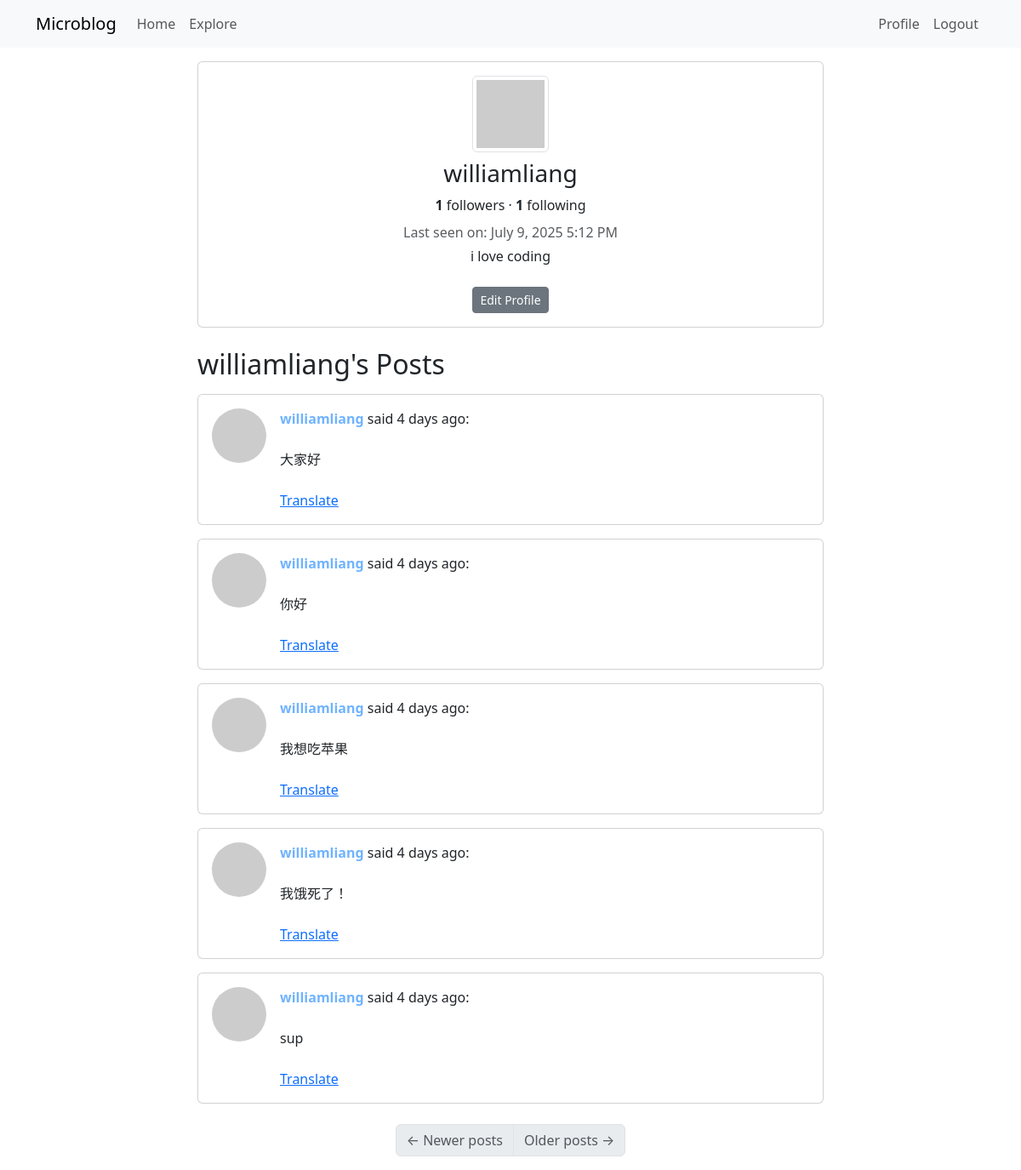
Before: /user/williamliang (signed in) with the older database file.
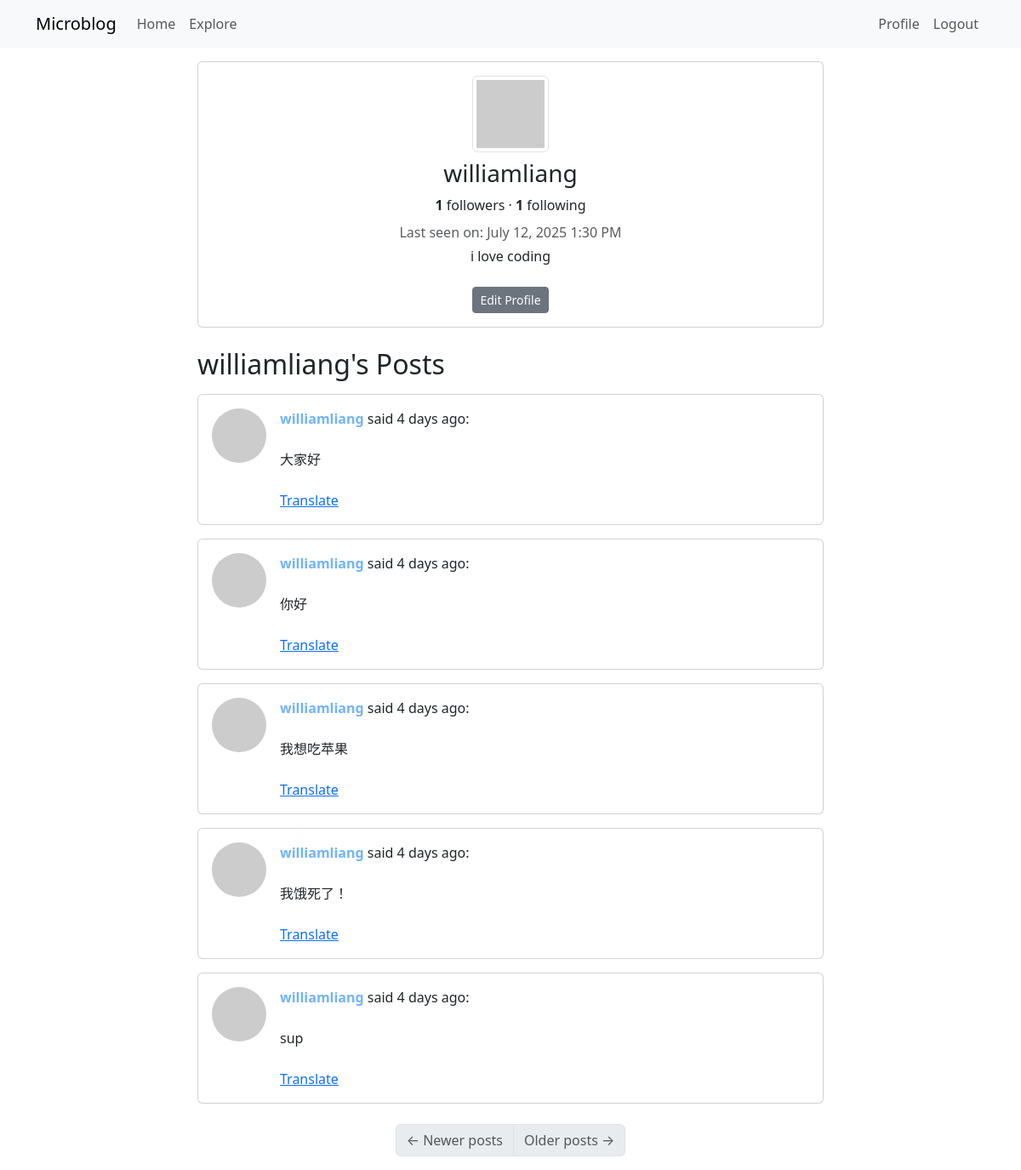
After: the same page with the newer database file.
### app/models.py (models this page shows, shortened)
class User(UserMixin, db.Model):
    id: so.Mapped[int] = so.mapped_column(primary_key=True)
    username: so.Mapped[str] = so.mapped_column(sa.String(64), index=True, unique=True)
    email: so.Mapped[str] = so.mapped_column(sa.String(120), index=True, unique=True)
    password_hash: so.Mapped[Optional[str]] = so.mapped_column(sa.String(256))
    about_me: so.Mapped[Optional[str]] = so.mapped_column(sa.String(140))
    last_seen: so.Mapped[Optional[datetime]] = so.mapped_column(default=lambda: datetime.now(timezone.utc))
    posts: so.WriteOnlyMapped['Post'] = so.relationship(
        back_populates='author', passive_deletes=True)
    following: so.WriteOnlyMapped['User'] = so.relationship(
        secondary=followers, primaryjoin=(followers.c.follower_id == id),
        secondaryjoin=(followers.c.followed_id == id),
        back_populates='followers'
    )
    followers: so.WriteOnlyMapped['User'] = so.relationship(
        secondary=followers, primaryjoin=(followers.c.followed_id == id),
        secondaryjoin=(followers.c.follower_id == id),
        back_populates='following')
    def avatar(self, size):
        digest = hashlib.md5(self.email.lower().encode('utf-8')).hexdigest()
        return f'https://www.gravatar.com/avatar/{digest}?d=identicon&s={size}'
    def followers_count(self):
        query = sa.select(sa.func.count()).select_from(
            self.followers.select().subquery())
        return db.session.scalar(query)
    def following_count(self):
        query = sa.select(sa.func.count()).select_from(
            self.following.select().subquery())
        return db.session.scalar(query)

class Post(db.Model):
    id: so.Mapped[int] = so.mapped_column(primary_key=True)
    body: so.Mapped[str] = so.mapped_column(sa.String(140))
    timestamp: so.Mapped[datetime] = so.mapped_column(index=True, default=lambda: datetime.now(timezone.utc))
    user_id: so.Mapped[int] = so.mapped_column(sa.ForeignKey(User.id), index=True)
    language: so.Mapped[Optional[str]] = so.mapped_column(sa.String(5))
    author: so.Mapped[User] = so.relationship(back_populates='posts')

### app/routes.py (the view)
@app.route('/user/<username>')
@login_required
def user(username):
    user = db.first_or_404(sa.select(User).where(User.username == username))
    page = request.args.get('page', 1, type=int)
    query = user.posts.select().order_by(Post.timestamp.desc())
    posts = db.paginate(query, page=page,
                        per_page=app.config['POSTS_PER_PAGE'],
                        error_out=False)
    next_url = url_for('user', username=user.username, page=posts.next_num) \
        if posts.has_next else None
    prev_url = url_for('user', username=user.username, page=posts.prev_num) \
        if posts.has_prev else None
    if user == current_user:
        form = PostForm()
    else:
        form = EmptyForm()
    return render_template('user.html', user=user, posts=posts.items, form=form, next_url=next_url, prev_url=prev_url)

### app/models.py (called while the page is built)
@login.user_loader
def load_user(id):
    return db.session.get(User, int(id))

### app/routes.py (called while the page is built)
@app.context_processor
def inject_babel_underscore():
    return dict(_=_)

@app.before_request
def before_request():
    if current_user.is_authenticated:
        current_user.last_seen = datetime.now(timezone.utc)
        db.session.commit()

### app/templates/user.html (shortened to what this page needs)
{% extends "base.html" %}
{% block content %}
  <div class="row justify-content-center">
    <div class="col-md-8">
      <div class="card mb-4">
        <div class="card-body text-center">
          <img src="{{ user.avatar(128) }}" alt="User avatar" class="img-thumbnail mb-2">
          <h3>{{ user.username }}</h3>
          <div class="mb-2">
            <span class="fw-bold">{{ user.followers_count() }}</span> followers
            &middot;
            <span class="fw-bold">{{ user.following_count() }}</span> following
          </div>
          {% if user.last_seen %}
            <p class="text-muted mb-1">Last seen on: {{ moment(user.last_seen).format('LLL') }}</p>
          {% endif %}
          {% if user.about_me %}
            <p>{{ user.about_me }}</p>
          {% endif %}
          {% if user == current_user %}
            <a href="{{ url_for('edit_profile') }}" class="btn btn-secondary btn-sm mt-2">Edit Profile</a>
          {% endif %}
        </div>
      </div>
      <h2 class="mb-3">{{ user.username }}'s Posts</h2>
      {% for post in posts %}
        {% include '_post.html' %}
      {% endfor %}
      <nav aria-label="Post navigation">
        <ul class="pagination justify-content-center mt-4">
          <li class="page-item{% if not prev_url %} disabled{% endif %}">
            <a class="page-link" href="{{ prev_url if prev_url else '#' }}" tabindex="-1">
              <span aria-hidden="true">&larr;</span> Newer posts
            </a>
          </li>
          <li class="page-item{% if not next_url %} disabled{% endif %}">
            <a class="page-link" href="{{ next_url if next_url else '#' }}">
              Older posts <span aria-hidden="true">&rarr;</span>
            </a>
          </li>
        </ul>
      </nav>
    </div>
  </div>
{% endblock %}

### app/templates/base.html (shortened to what this page needs)
<!doctype html>
<html lang="en">
  <head>
    <link
        href="https://cdn.jsdelivr.net/npm/bootstrap@5.3.2/dist/css/bootstrap.min.css"
        rel="stylesheet"
>
  </head>
  <body>
    <nav class="navbar navbar-expand-lg bg-body-tertiary">
      <div class="container">
        <a class="navbar-brand" href="{{ url_for('index') }}">Microblog</a>
        <div class="collapse navbar-collapse" id="navbarSupportedContent">
          <ul class="navbar-nav me-auto mb-2 mb-lg-0">
            <li class="nav-item">
              <a class="nav-link" aria-current="page" href="{{ url_for('index') }}">Home</a>
            </li>
            <li class="nav-item">
              <a class="nav-link" aria-current="page" href="{{ url_for('explore') }}">Explore</a>
            </li>
          </ul>
          <ul class="navbar-nav mb-2 mb-lg-0">
            {% if current_user.is_anonymous %}
            <li class="nav-item">
              <a class="nav-link" aria-current="page" href="{{ url_for('auth.login') }}">Login</a>
            </li>
            {% else %}
            <li class="nav-item">
              <a class="nav-link" aria-current="page" href="{{ url_for('user', username=current_user.username) }}">Profile</a>
            </li>
            <li class="nav-item">
              <a class="nav-link" aria-current="page" href="{{ url_for('auth.logout') }}">Logout</a>
            </li>
            {% endif %}
          </ul>
        </div>
      </div>
    </nav>
    <div class="container mt-3">
      {% block content %}{% endblock %}
    </div>
  </body>
</html>

### app/templates/_post.html (shortened to what this page needs)
<div class="card mb-3">
  <div class="card-body d-flex">
    <a href="{{ url_for('user', username=post.author.username) }}">
      <img src="{{ post.author.avatar(64) }}" class="rounded-circle me-3" width="64" height="64" />
    </a>
    <div>
      <div>
        <a href="{{ url_for('user', username=post.author.username) }}" class="fw-bold user-link">
          {{ post.author.username }}
        </a>
        said {{ moment(post.timestamp).fromNow() }}:
      </div>
      <br>
      <span id ="post{{ post.id }}">{{ post.body }}</span>
      {% if post.language and post.language != g.locale %}
      <br><br>
      <a href="#" class="translate-link" data-post-id="{{ post.id }}" data-source-language="{{ post.language }}" data-dest-language="{{ g.locale }}">{{ _('Translate') }}</a>
      {% endif %}
    </div>
  </div>
</div>

### app/templates/_post.html (style rules this page uses)
.user-link { color: #6fb3ff; text-decoration: none; transition: color 0.2s; }

Changed rows visible on the page:
changed User "williamliang": last_seen "July 9, 2025 5:12 PM" → "July 12, 2025 1:30 PM"
